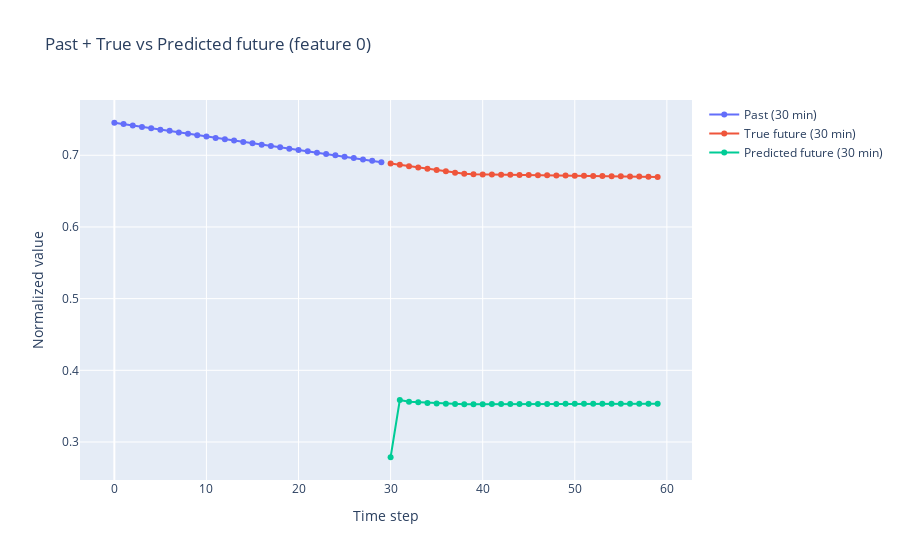
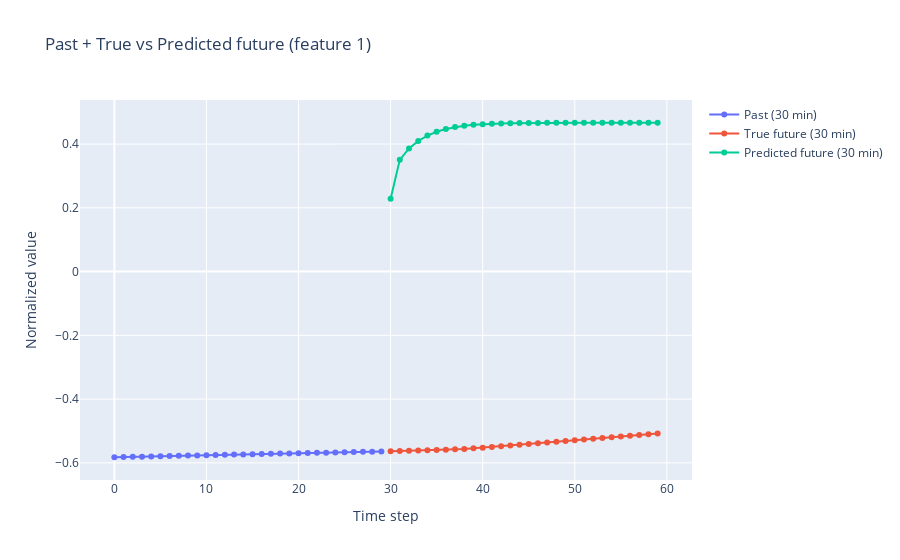

Notebook code for these charts, in order:
### Code cell
plot_example_plotly(model, val_loader, device=device, example_idx=0, feature_idx=0)
plot_example_plotly(model, val_loader, device=device, example_idx=0, feature_idx=1)

### Figure 1 — Plotly figure (JSON) as saved in the notebook; plotly's stock layout.template omitted (floating-point values rounded to 4 significant figures)
{"data": [{"hovertemplate": "segment=Past (30 min)<br>Time step=%{x}<br>Normalized value=%{y}<extra></extra>", "legendgroup": "Past (30 min)", "line": {"color": "#636efa", "dash": "solid"}, "marker": {"symbol": "circle"}, "mode": "lines+markers", "name": "Past (30 min)", "orientation": "v", "showlegend": true, "type": "scatter", "x": [0, 1, 2, 3, 4, 5, 6, 7, 8, 9, 10, 11, 12, 13, 14, 15, 16, 17, 18, 19, 20, 21, 22, 23, 24, 25, 26, 27, 28, 29], "xaxis": "x", "y": [0.7454, 0.7435, 0.7415, 0.7396, 0.7377, 0.7358, 0.7342, 0.7319, 0.7299, 0.728, 0.7261, 0.7242, 0.7224, 0.7205, 0.7186, 0.7167, 0.7148, 0.7129, 0.7111, 0.7092, 0.7074, 0.7055, 0.7036, 0.7017, 0.6999, 0.698, 0.6961, 0.6942, 0.6923, 0.6904], "yaxis": "y"}, {"hovertemplate": "segment=True future (30 min)<br>Time step=%{x}<br>Normalized value=%{y}<extra></extra>", "legendgroup": "True future (30 min)", "line": {"color": "#EF553B", "dash": "solid"}, "marker": {"symbol": "circle"}, "mode": "lines+markers", "name": "True future (30 min)", "orientation": "v", "showlegend": true, "type": "scatter", "x": [30, 31, 32, 33, 34, 35, 36, 37, 38, 39, 40, 41, 42, 43, 44, 45, 46, 47, 48, 49, 50, 51, 52, 53, 54, 55, 56, 57, 58, 59], "xaxis": "x", "y": [0.6885, 0.6866, 0.6848, 0.6829, 0.6811, 0.6793, 0.6776, 0.6757, 0.6741, 0.6734, 0.6732, 0.673, 0.6729, 0.6727, 0.6725, 0.6723, 0.6722, 0.672, 0.6718, 0.6716, 0.6715, 0.6713, 0.6711, 0.671, 0.6708, 0.6706, 0.6704, 0.6702, 0.67, 0.6698], "yaxis": "y"}, {"hovertemplate": "segment=Predicted future (30 min)<br>Time step=%{x}<br>Normalized value=%{y}<extra></extra>", "legendgroup": "Predicted future (30 min)", "line": {"color": "#00cc96", "dash": "solid"}, "marker": {"symbol": "circle"}, "mode": "lines+markers", "name": "Predicted future (30 min)", "orientation": "v", "showlegend": true, "type": "scatter", "x": [30, 31, 32, 33, 34, 35, 36, 37, 38, 39, 40, 41, 42, 43, 44, 45, 46, 47, 48, 49, 50, 51, 52, 53, 54, 55, 56, 57, 58, 59], "xaxis": "x", "y": [0.2787, 0.3586, 0.356, 0.3554, 0.3545, 0.3538, 0.3532, 0.353, 0.3528, 0.3528, 0.3528, 0.3529, 0.3529, 0.353, 0.353, 0.3531, 0.3531, 0.3532, 0.3532, 0.3532, 0.3532, 0.3532, 0.3532, 0.3532, 0.3532, 0.3532, 0.3532, 0.3532, 0.3532, 0.3532], "yaxis": "y"}], "layout": {"legend": {"title": {"text": ""}, "tracegroupgap": 0}, "title": {"text": "Past + True vs Predicted future (feature 0)"}, "xaxis": {"anchor": "y", "domain": [0, 1], "title": {"text": "Time step"}}, "yaxis": {"anchor": "x", "domain": [0, 1], "title": {"text": "Normalized value"}}}}

### Figure 2 — Plotly figure (JSON) as saved in the notebook; plotly's stock layout.template omitted (floating-point values rounded to 4 significant figures)
{"data": [{"hovertemplate": "segment=Past (30 min)<br>Time step=%{x}<br>Normalized value=%{y}<extra></extra>", "legendgroup": "Past (30 min)", "line": {"color": "#636efa", "dash": "solid"}, "marker": {"symbol": "circle"}, "mode": "lines+markers", "name": "Past (30 min)", "orientation": "v", "showlegend": true, "type": "scatter", "x": [0, 1, 2, 3, 4, 5, 6, 7, 8, 9, 10, 11, 12, 13, 14, 15, 16, 17, 18, 19, 20, 21, 22, 23, 24, 25, 26, 27, 28, 29], "xaxis": "x", "y": [-0.5824, -0.5817, -0.5811, -0.5805, -0.5799, -0.5792, -0.5787, -0.5779, -0.5772, -0.5766, -0.576, -0.5754, -0.5747, -0.5741, -0.5735, -0.5728, -0.5722, -0.5716, -0.571, -0.5704, -0.5698, -0.5692, -0.5686, -0.5679, -0.5673, -0.5667, -0.566, -0.5654, -0.5648, -0.5642], "yaxis": "y"}, {"hovertemplate": "segment=True future (30 min)<br>Time step=%{x}<br>Normalized value=%{y}<extra></extra>", "legendgroup": "True future (30 min)", "line": {"color": "#EF553B", "dash": "solid"}, "marker": {"symbol": "circle"}, "mode": "lines+markers", "name": "True future (30 min)", "orientation": "v", "showlegend": true, "type": "scatter", "x": [30, 31, 32, 33, 34, 35, 36, 37, 38, 39, 40, 41, 42, 43, 44, 45, 46, 47, 48, 49, 50, 51, 52, 53, 54, 55, 56, 57, 58, 59], "xaxis": "x", "y": [-0.5635, -0.5628, -0.5621, -0.5614, -0.5605, -0.5595, -0.5586, -0.5575, -0.5563, -0.5544, -0.5523, -0.55, -0.5478, -0.5454, -0.5431, -0.5407, -0.5384, -0.536, -0.534, -0.5312, -0.5288, -0.5264, -0.5241, -0.5217, -0.5194, -0.517, -0.5146, -0.5123, -0.5099, -0.5076], "yaxis": "y"}, {"hovertemplate": "segment=Predicted future (30 min)<br>Time step=%{x}<br>Normalized value=%{y}<extra></extra>", "legendgroup": "Predicted future (30 min)", "line": {"color": "#00cc96", "dash": "solid"}, "marker": {"symbol": "circle"}, "mode": "lines+markers", "name": "Predicted future (30 min)", "orientation": "v", "showlegend": true, "type": "scatter", "x": [30, 31, 32, 33, 34, 35, 36, 37, 38, 39, 40, 41, 42, 43, 44, 45, 46, 47, 48, 49, 50, 51, 52, 53, 54, 55, 56, 57, 58, 59], "xaxis": "x", "y": [0.2288, 0.3505, 0.3863, 0.4097, 0.4267, 0.4387, 0.4472, 0.4532, 0.4574, 0.4603, 0.4623, 0.4637, 0.4646, 0.4653, 0.4658, 0.4661, 0.4663, 0.4665, 0.4666, 0.4667, 0.4667, 0.4668, 0.4668, 0.4668, 0.4668, 0.4668, 0.4668, 0.4668, 0.4668, 0.4668], "yaxis": "y"}], "layout": {"legend": {"title": {"text": ""}, "tracegroupgap": 0}, "title": {"text": "Past + True vs Predicted future (feature 1)"}, "xaxis": {"anchor": "y", "domain": [0, 1], "title": {"text": "Time step"}}, "yaxis": {"anchor": "x", "domain": [0, 1], "title": {"text": "Normalized value"}}}}
